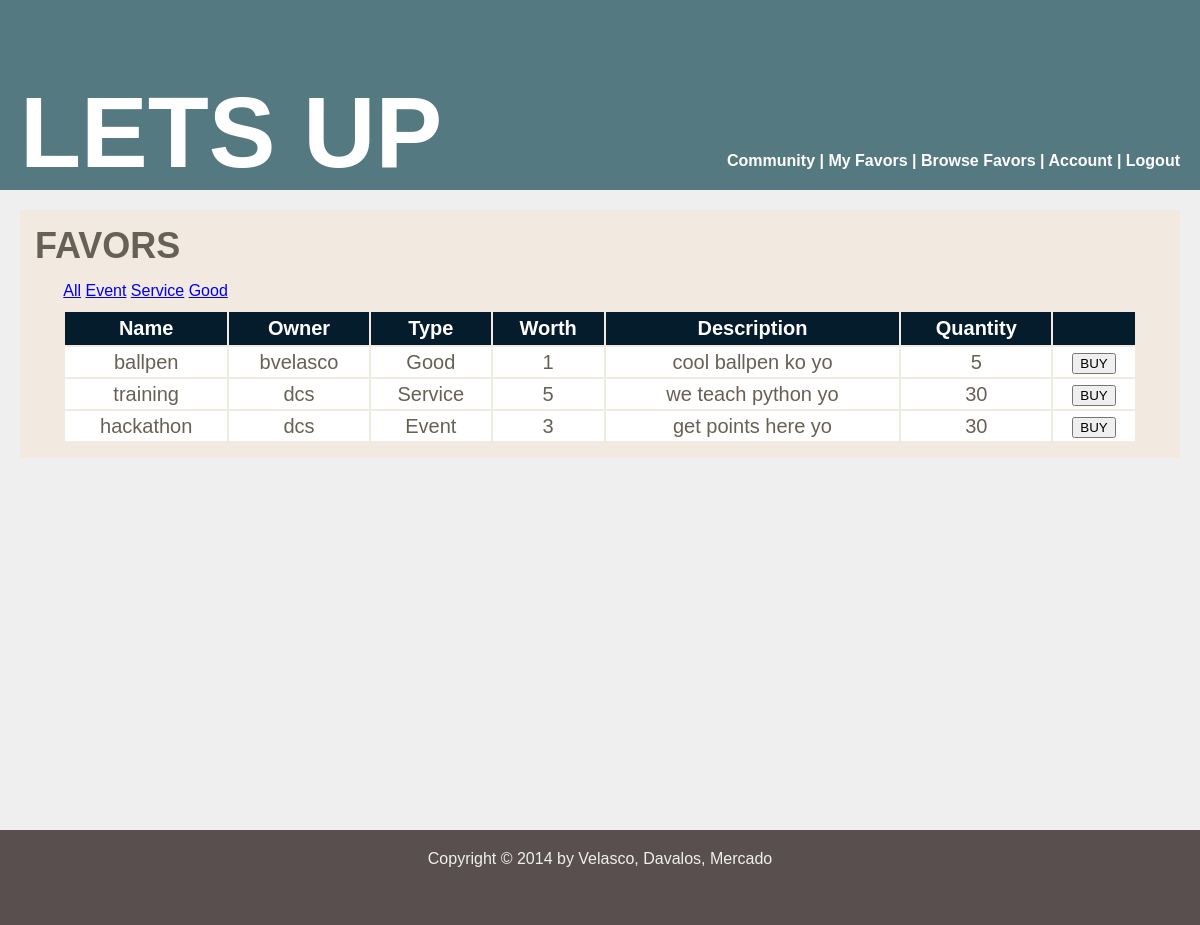
The app's page /index.php/favors with its own data.
### tables this page shows
CREATE TABLE IF NOT EXISTS `favor` (
	`favorid` INTEGER AUTO_INCREMENT,
	`owner` INTEGER NOT NULL,
	`name` VARCHAR(20) UNIQUE,
	`worth` INTEGER NOT NULL,
	`qty` INTEGER,
	`type` ENUM('Service', 'Event', 'Good') NOT NULL,
	`description` TEXT,
	CONSTRAINT `favorPK` PRIMARY KEY (`favorid`),
	CONSTRAINT `favorFKuser` FOREIGN KEY (`owner`) REFERENCES `user` (`userid`)
);

CREATE TABLE IF NOT EXISTS `user` (
	`userid` INTEGER AUTO_INCREMENT,
	`username` VARCHAR(20) UNIQUE,
	`points` INTEGER DEFAULT 0,
	`password` VARCHAR(20),
	`about` TEXT,
	`isOrg` BOOLEAN DEFAULT 0, 
	CONSTRAINT `userPK` PRIMARY KEY (`userid`)
);

### application/controllers/favors.php (called while the page is built, shortened)
<?php if ( ! defined('BASEPATH')) exit('No direct script access allowed');
class Favors extends CI_Controller {
    public function __construct() {
        $this->load->model(array('favor'));
    }
    public function index()
    {
        $data['favors'] = $this->favor->get_favors();
        $this->load->view('headfoot/header');
        $this->load->view('favors', $data);
        $this->load->view('headfoot/footer');
    }
}

### index.php (called while the page is built, shortened)
<?php
require_once BASEPATH.'core/CodeIgniter.php';

### application/models/favor.php (called while the page is built, shortened)
<?php
class Favor extends CI_Model{
	public function get_favors($key = NULL) {
		$this->db->select(array(
				'favor.favorid as favorid',
				'favor.name as name',
				'user.username as owner',
				'favor.worth as worth',
				'favor.qty as qty',
				'favor.type as type',
				'favor.description as description',
			)
		);
		$this->db->from('favor');
		$this->db->join('user', 'favor.owner = user.userid');
		$query = $this->db->get();
		return $query->result();
	}
}

### application/views/favors.php (the view)
<div id="main-content">
    <div class="segment">
        <div class="greeting">
            FAVORS
        </div>
        <div id="favor-filters" style="margin-left:2.5%">
            <a href="<?php echo site_url('favors') ?>">All</a>
            <a href="<?php echo site_url('favors/get/event') ?>">Event</a>
            <a href="<?php echo site_url('favors/get/service') ?>">Service</a>
            <a href="<?php echo site_url('favors/get/good') ?>">Good</a>
        </div>
        <table>
            <thead>
                <tr>
                    <th>Name</th>
                    <th>Owner</th>
                    <th>Type</th>
                    <th>Worth</th>
                    <th>Description</th>
                    <th>Quantity</th>
                    <th></th>
                </tr>
            </thead>
            <tbody>
                <?php foreach ($favors as $f) { ?>
                    <tr>
                        <td><?php echo $f->name ?></td>
                        <td><?php echo $f->owner ?></td>
                        <td><?php echo $f->type ?></td>
                        <td><?php echo $f->worth ?></td>
                        <td><?php echo $f->description ?></td>
                        <td><?php echo $f->qty ?></td>
                        <td><button>BUY</button></td>
                    </tr>
                <?php } ?>
            </tbody>
        </table>
    </div>
</div>

### css/main.css (style rules this page uses)
table { width: 95%; margin: auto; text-align: center; font-size: 20px; }
th { padding: 5px; background: #051C2C; color: white; }
td { padding: 3px; background: white; }
#main-content { min-height: 600px; background: #EFEFEF; padding: 20px; color: #676056; }
.segment { padding: 15px; background: #F2E9E1; margin-bottom: 30px; }
.greeting { font-weight: bold; font-size: 36px; margin-bottom: 15px; }
#favor-filters { margin-bottom: 10px; }
body { background: #99CCFF; font-family: Helvetica; margin:0; }

### records on screen
favor: name "ballpen", owner.username "bvelasco", type "Good", worth "1", description "cool ballpen ko yo", qty "5"
favor: name "training", owner.username "dcs", type "Service", worth "5", description "we teach python yo", qty "30"
favor: name "hackathon", owner.username "dcs", type "Event", worth "3", description "get points here yo", qty "30"
